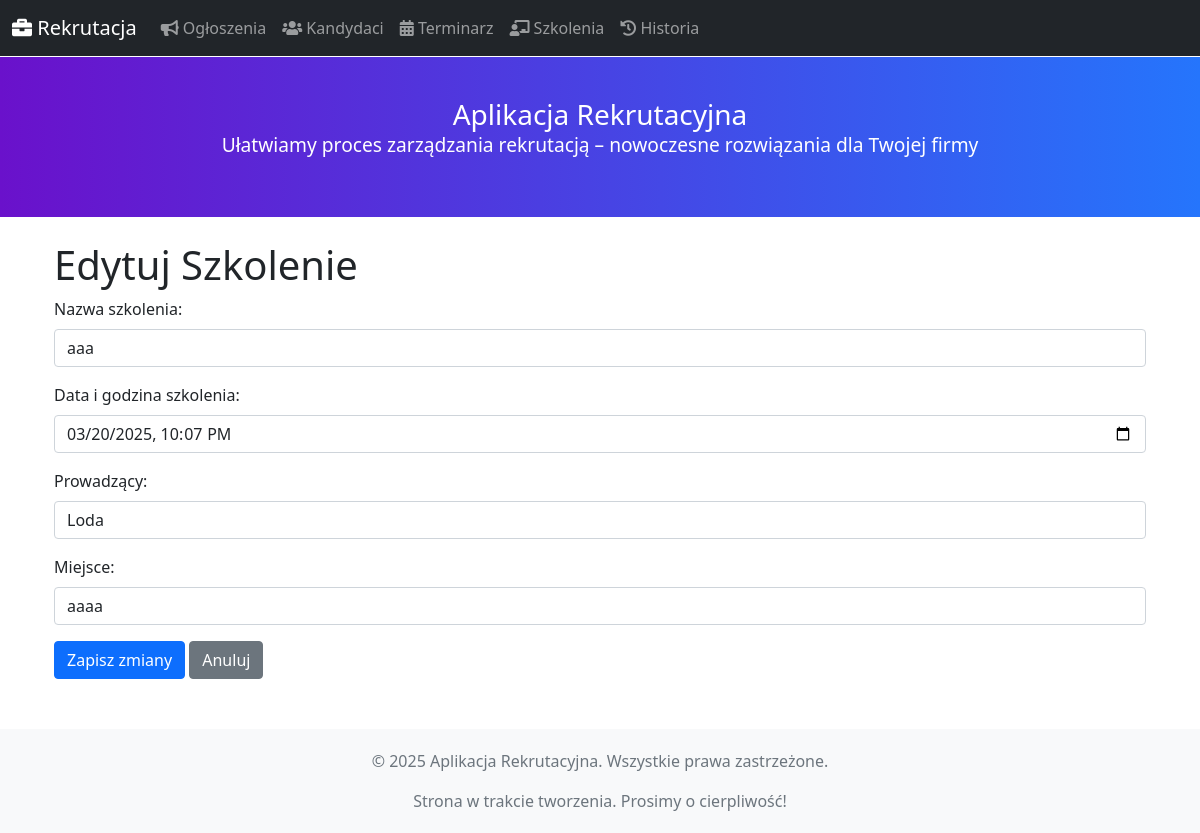
Screenshot of /szkolenia/edytuj/1 with the database file from the repository.
### blueprints/models.py (models this page shows, shortened)
class Szkolenie(db.Model):
    __tablename__ = 'szkolenie'
    id = db.Column(db.Integer, primary_key=True)
    nazwa = db.Column(db.String(255), nullable=False)
    opis = db.Column(db.Text)
    data = db.Column(db.DateTime, nullable=False)
    prowadzacy = db.Column(db.String(255))
    miejsce = db.Column(db.String(255))
    uczestnictwa = db.relationship("Uczestnictwo", back_populates="szkolenie", cascade="all, delete-orphan")

### blueprints/szkolenia.py (the view, shortened to what this page needs)
@szkolenia_bp.route("/edytuj/<int:id>", methods=["GET", "POST"])
def edytuj_szkolenie(id: int) -> str:
    szkolenie = Szkolenie.query.get_or_404(id)
    from blueprints.models import Kandydat
    kandydaci: List[Kandydat] = Kandydat.query.all()
    return render_template("szkolenia_edytuj.html", szkolenie=szkolenie, kandydaci=kandydaci)

### app.py (called while the page is built)
@app.context_processor
def inject_now():
    return {'now': datetime.utcnow}

### templates/szkolenia/szkolenia_edytuj.html (shortened to what this page needs)
{% extends "base.html" %}
{% block content %}
<div class="container mt-4">
    <h1>Edytuj Szkolenie</h1>
    <form method="POST">
        <div class="mb-3">
            <label for="nazwa" class="form-label">Nazwa szkolenia:</label>
            <input type="text" name="nazwa" id="nazwa" class="form-control" value="{{ szkolenie.nazwa }}" required>
        </div>
        <div class="mb-3">
            <label for="data" class="form-label">Data i godzina szkolenia:</label>
            <input type="datetime-local" name="data" id="data" class="form-control"
                   value="{{ szkolenie.data.strftime('%Y-%m-%dT%H:%M') if szkolenie.data else '' }}" required>
        </div>
        <div class="mb-3">
            <label for="prowadzacy" class="form-label">Prowadzący:</label>
            <input type="text" name="prowadzacy" id="prowadzacy" class="form-control" value="{{ szkolenie.prowadzacy }}">
        </div>
        <div class="mb-3">
            <label for="miejsce" class="form-label">Miejsce:</label>
            <input type="text" name="miejsce" id="miejsce" class="form-control" value="{{ szkolenie.miejsce }}">
        </div>
        <button type="submit" class="btn btn-primary">Zapisz zmiany</button>
        <a href="{{ url_for('szkolenia_bp.lista_szkolen') }}" class="btn btn-secondary">Anuluj</a>
    </form>
</div>
{% endblock %}

### templates/base.html (style rules this page uses)
body { padding-top: 1px; }

### rows the page displays
Szkolenie: nazwa "aaa", data "03/20/2025 22:07", prowadzacy "Loda", miejsce "aaaa"
